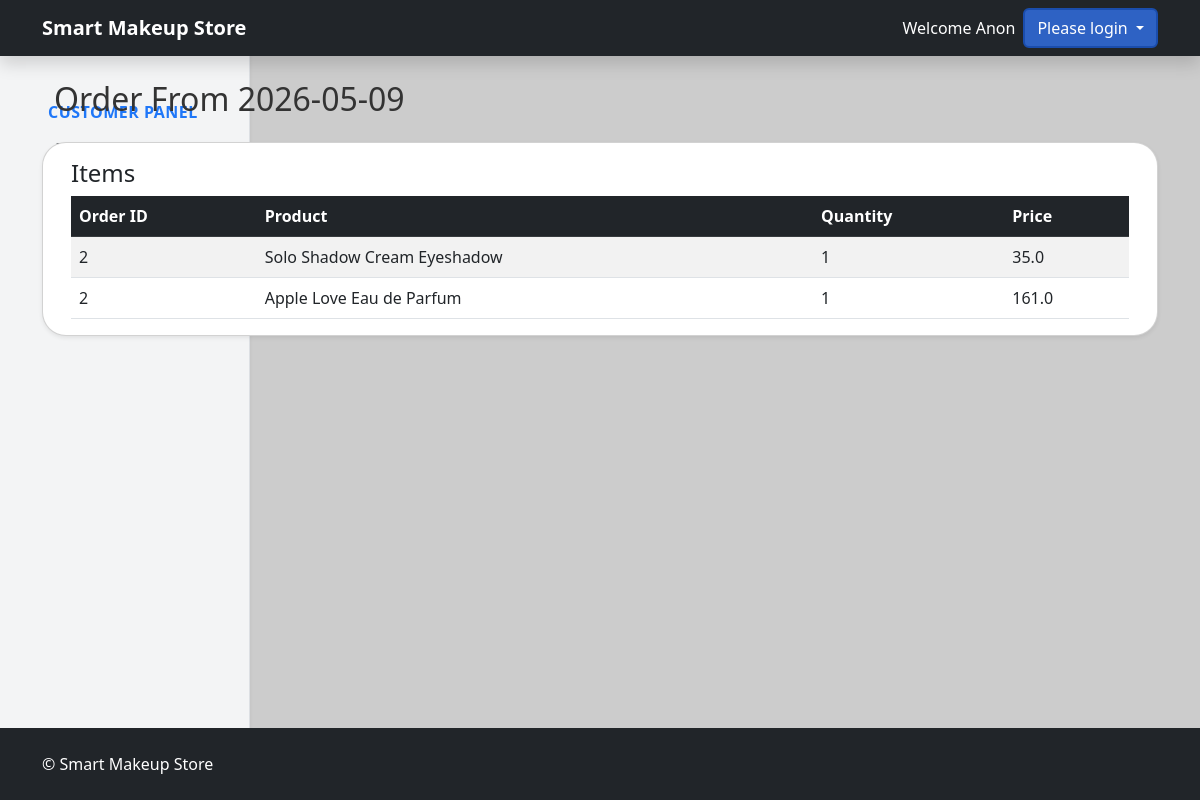
The app's page /customers/my-profile/orders/2/details, older data.
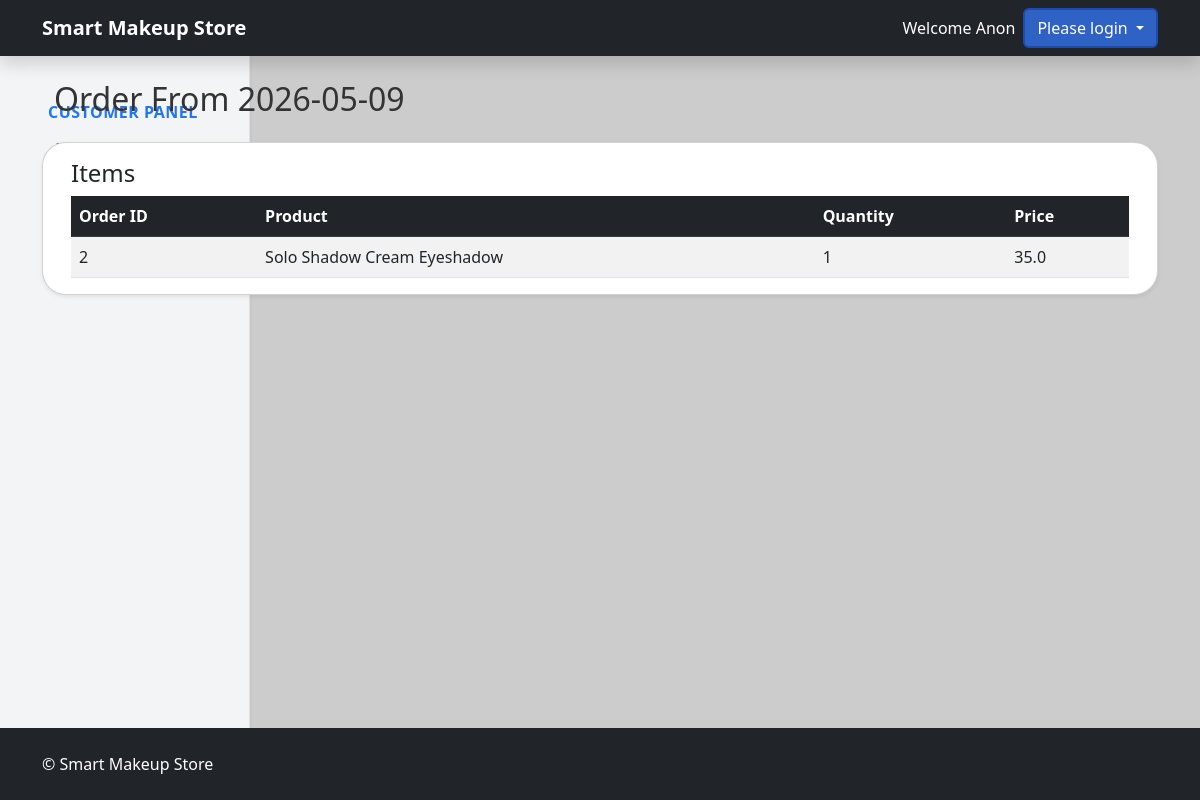
The same page, newer data.
### tables this page shows
CREATE TABLE order_products (
            order_product_id INTEGER PRIMARY KEY AUTOINCREMENT,
            order_id INTEGER NOT NULL,
            product_id INTEGER NOT NULL,
            order_product_quantity INTEGER NOT NULL,
            order_product_unit_price REAL DEFAULT NULL,
            FOREIGN KEY(order_id) REFERENCES orders(order_id),
            FOREIGN KEY(product_id) REFERENCES products(product_id)
        );

CREATE TABLE products (
            product_id INTEGER PRIMARY KEY AUTOINCREMENT,
            category_id INTEGER DEFAULT NULL,
            product_name TEXT NOT NULL,
            product_description TEXT DEFAULT NULL,
            product_price REAL NOT NULL,
            product_company TEXT,
            product_stock_quantity INTEGER DEFAULT 0,
            product_created_at DATETIME DEFAULT CURRENT_TIMESTAMP,
            product_updated_at DATETIME,
            FOREIGN KEY(category_id) REFERENCES categories(category_id)
        );

### routes/store.py (the view)
@app.route('/customers/my-profile/orders/<int:order_id>/details')
def customerOrderDetails(order_id):
    storeDb = db.getDB()
    query = '''
        Select *, DATE(o.order_created_at) as date from order_products op
            LEFT JOIN products p on p.product_id = op.product_id
            LEFT JOIN orders o on o.order_id = op.order_id
            WHERE op.order_id = ?
        '''
    order = storeDb.execute(query, (order_id,)).fetchall()
    return render_template('customerOrderDetails.html', order=order)

### models/database.py (called while the page is built)
def getDB():
    conn = sqlite3.connect('store.db', check_same_thread=False)
    conn.row_factory = sqlite3.Row
    return conn

### templates/customerOrderDetails.html
{% extends "base.html" %} {% block content %}
<div class="container-fluid">
  <div class="row">
    {% include "customerSidebar.html" with context %}
    <div
      class="col-md-9 l-4 col-lg-10"
      data-bs-spy="scroll"
      data-bs-target="#navbar-example3"
      data-bs-offset="100"
      tabindex="0"
    >
      <h2 class="mb-4">Order From {{order[0].date}}</h2>
    </div>
    {% if order|length == 0 %}
    <div class="alert alert-warning">No orders found yet.</div>
    {% else %}
    <div class="card shadow-sm">
      <div class="card-body p-3">
        <table class="table table-striped table-hover mb-0">
          <thead class="table-dark">
            <h4>Items</h4>
            <tr>
              <th>Order ID</th>
              <th>Product</th>
              <th>Quantity</th>
              <th>Price</th>
            </tr>
          </thead>
          <tbody id="tableBody">
            {% for product in order %}
            <tr>
              <td>{{ product.order_id }}</td>
              <td>{{ product.product_name }}</td>
              <td>{{ product.order_product_quantity }}</td>
              <td>{{ product.product_price }}</td>
            </tr>
            {% endfor %}
          </tbody>
        </table>
      </div>
    </div>
    {% endif %}
  </div>
</div>
{% endblock %}

### templates/base.html (shortened to what this page needs)
<!doctype html>
<html>
  <head>
    <link href="https://cdn.jsdelivr.net/npm/bootstrap@5.3.0/dist/css/bootstrap.min.css" rel="stylesheet"/>
    <link href="https://cdn.jsdelivr.net/npm/bootstrap-icons@1.11.1/font/bootstrap-icons.css" rel="stylesheet">
    <link rel="stylesheet" href="{{ url_for('static', filename='css/00-Global-Styles.css') }}">
  </head>
  <body>
    <main>
        <nav class="navbar navbar-expand-lg navbar-dark bg-dark shadow">
        <div class="container">
            <a class="navbar-brand" href="{{ url_for('store.storeIndex') }}">
            <b>Smart Makeup Store</b>
            </a>
          <div class="ms-auto text-white d-flex align-items-center">
            {% if session.get('user_first_name') %}
              <span class="me-2">Welcome {{ session.get('user_first_name') }}</span>
              <form method="GET" action="{{ url_for('store.logout') }}">
                <button type="submit" class="btn btn-danger btn-sm">Logout</button>
              </form>
            {% else %}
              <span class="me-2">Welcome Anon</span>
              <div class="dropdown">
                <button class="btn btn-primary dropdown-toggle"
                        type="button"
                        id="loginDropdown"
                        data-bs-toggle="dropdown"
                        data-bs-auto-close="outside"
                        aria-expanded="false">
                  Please login
                </button>
                {% endif %}
            </div>
            </div>
        </div>
        </nav>
      <div class="container mt-4">{% block content %}{% endblock %}</div>
      <footer class="bg-dark text-white py-4 mt-auto">
        <div class="container d-flex justify-content-between align-items-center">
            <span>&copy; {{ current_year }} Smart Makeup Store</span>
        </div>
      </footer>
    </main>
  </body>
</html>

### templates/customerSidebar.html
<nav
  class="admin-sidebar col-md-3 col-lg-2 d-md-block bg-light vh-100 border-end shadow-sm"
>
  <div class="position-sticky top-0 pt-4 pb-4 px-2">
    <nav class="nav flex-column">
      <a
        class="nav-link px-2 py-1 rounded"
        href="{{ url_for('store.customersDashboard',user_id = session['user_id']) }}"
      >
        <span class="text-primary fw-bold mb-2">Customer Panel</span>
      </a>
      <a
        href="{{ url_for('store.customersDashboard',user_id = session['user_id']) }}"
        class="nav-link rounded"
        >Items</a
      >
      <a href="{{ url_for('store.customerOrders') }}" class="nav-link rounded"
        >Orders</a
      >
      <br />
    </nav>
  </div>
</nav>

### static/css/00-Global-Styles.css (style rules this page uses)
body, html { background-color: #ccc !important; color: #333; display: flex; flex-direction: column; margin: 0; padding: 0; min-height: 100vh; }
nav { position: absolute; top: 0px; }
.bg-primary, .btn-primary { background-color: #2e62c4 !important; }
.btn-primary { border: 2px solid #1a4dad; }
.card { border-radius: 1.5rem !important; }
footer { background-color: #2e62c4; color: #fff; padding: 1rem 0; flex-shrink: 0; text-align: center; position: absolute; bottom: 0; width: 100%; }
.admin-sidebar { position: absolute; top: 0; left: 0; min-height: 100vh; max-height: 100%; width: 250px; padding: 6rem 2rem; z-index: -1; opacity: 0.9; }
main { position: absolute; z-index: 1; min-height: 100vh; max-height: 100%; min-width: 100vw; max-width: 100%; padding: 0; margin: 0; overflow: hidden; }
.admin-sidebar .nav-link { color: #343a40; font-size: 0.95rem; transition: background-color 0.2s, color 0.2s; }
.admin-sidebar span.text-primary { font-size: 1rem; text-transform: uppercase; letter-spacing: 0.5px; }

Row changes from the older to the newer data that the page shows:
removed order_products: order_id "2", product_name "Apple Love Eau de Parfum", order_product_quantity "1", product_price "161.0"
